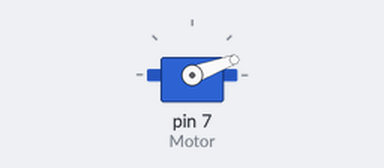
A program run on a simulated Arduino Uno, built with avr-gcc and run on an emulated ATmega328P. Shown: servo.

Above: at 0.05 s.
At 2.05 s:
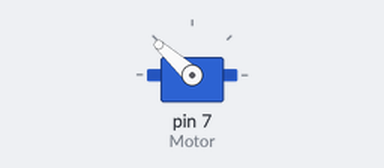
At 4.0 s:
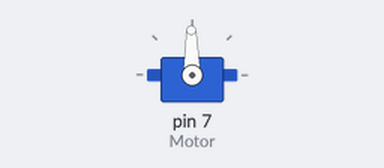
Timing chart, 0 to 5.2 s (numbered marks = the images above):
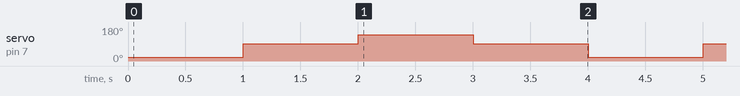

Measured:
- by itself, servo on pin 7 (Motor): repeats every 4.0 s: 138° 1.0 s, 91° 1.0 s, 20° 1.0 s, 91° 1.0 s

The program:

main.cpp
```cpp
#include <Arduino.h>
#include <Servo.h>

Servo Motor;

const int MF = 20;  // angle that moves motor forward (70 to slow down, try other vals as well)
const int MB = 138; // angle that moves motor backward
const int MS = 91; // angle that stops the motor

void setup()
{
 // The white pin of the VEX motor controller 29
 // connects to pin 7 (or any other PWM pin)
 Motor.attach(7);
}

void loop()
{
  Motor.write(MF); // move forward
  delay(1000);

  Motor.write(MS); // stop motor
  delay(1000);

  Motor.write(MB); // move backward
  delay(1000);

  Motor.write(MS); // stop motor
  delay(1000);
}
```
